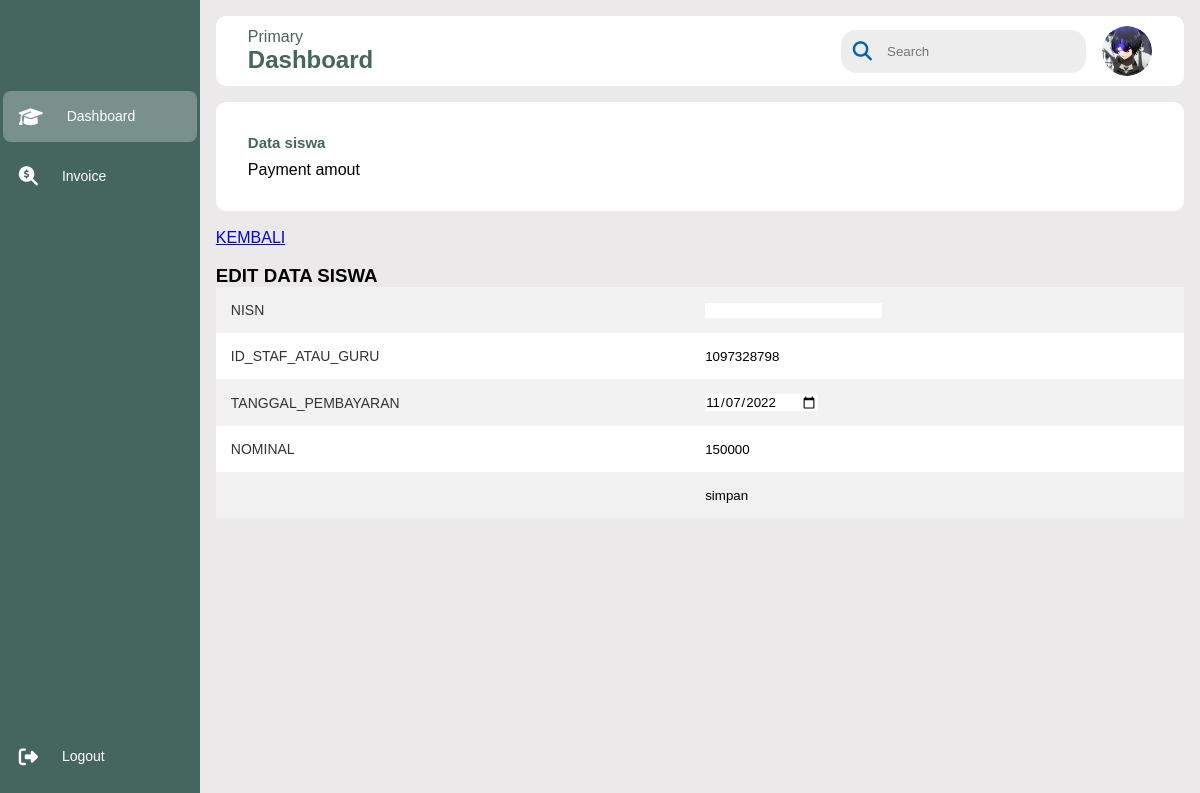
/admin/editpembayrn.php?ID_PEMBAYARAN=11276, run on the app's committed database.
### tables this page shows
CREATE TABLE `pembayaran` (
  `ID_PEMBAYARAN` int(30) NOT NULL,
  `ID_SISWA` int(30) NOT NULL,
  `ID_STAF_ATAU_GURU` int(30) NOT NULL,
  `TANGGAL_PEMBAYARAN` date NOT NULL,
  `NOMINAL` int(30) NOT NULL
);

### admin/editpembayrn.php (the view, shortened to what this page needs)
<!DOCTYPE html>
<html>
<head>
	<link rel="stylesheet" href="dash.css">
	<link
       rel="stylesheet"
       href="https://cdnjs.cloudflare.com/ajax/libs/font-awesome/6.4.0/css/all.min.css"
	   />
</head>
<body>
<div class="sidebar">
      	<div class="logo"></div>
      	<ul class="menu">
      		<li class="active">
      			<a href="dashboard2.php" >
      				<i class="fa-solid fa-graduation-cap"></i>
      				<span>Dashboard</span>
      			</a>
      		</li>
      		<li>
      			<a href="pembayaran.php">
				  <i class="fa-solid fa-magnifying-glass-dollar"></i>
      				<span>Invoice</span>
      			</a>
      		</li>
      		<li>
      		</li>
      		<li>
      		</li>
      		<li>
      		</li>
      		<li>
      		</li>
      		<li>
      		</li>
      		<li class="logout">
      			<a href="login.php">
      				<i class="fa-solid fa-right-from-bracket"></i>
      				<span>Logout</span>
      			</a>
      		</li>
		</ul>
	</div>
	<div class="main--content">
	    <div class="header--wrapper">
			<div class="header--title">
				<span>Primary</span>
				<h2>Dashboard</h2>
			</div>
			<div class="user--info">
			    <div class="search--box">
				<i class="fa-solid fa-search"></i>
				<input type="text"
				 placeholder="Search">
				 </div>
				 <img src="./image/img.png" alt=""/>
			</div>
		</div>
		<div class="card--container">
			<h3 class="main--title">Data siswa</h3>
			<div class="card--wrapper">
						<div class="amount">
							<span class="title">Payment amout</span>
						</div>
					</div>
				</div>
	<br/>
	<a href="pembayaran.php">KEMBALI</a>
	<br/>
	<br/>
	<h3>EDIT DATA SISWA</h3>
	<?php
	include "koneksi2.php";
	$ID_PEMBAYARAN = $_GET['ID_PEMBAYARAN'];
	$data= mysqli_query($koneksi,"SELECT * FROM pembayaran WHERE ID_PEMBAYARAN='$ID_PEMBAYARAN'")or die(mysql_error());
	while($d = mysqli_fetch_array($data)){
	?>
		<form method="post" action="updatepembayrn.php">
			<table class="1">
				<tr>
				<td>NISN</td>
				<td>
					<input type="NUMBER" name="NISN" value="<?php echo $d['NISN']; ?>">
	            </td>
				<tr>
					<td>ID_STAF_ATAU_GURU</td>
					<td><input type="NUMBER" name="ID_STAF_ATAU_GURU" value="<?php echo $d['ID_STAF_ATAU_GURU']; ?>"></td>
				</tr>
				<tr>
					<td>TANGGAL_PEMBAYARAN</td>
					<td><input type="DATE" name="TANGGAL_PEMBAYARAN" value="<?php echo $d['TANGGAL_PEMBAYARAN']; ?>"></td>
	            </tr>
                <tr>
					<td>NOMINAL</td>
					<td><input type="NUMBER" name="NOMINAL" value="<?php echo $d['NOMINAL']; ?>"></td>
	            </tr>
				<tr>
					<td></td>
					<td><input type="submit" value="simpan"></td>
				</tr>
			</table>
		</form>
		<?php
	}
	?>
</body>
</html>

### admin/dash.css (style rules this page uses)
* { margin: 0; padding: 0; border: none; outline: none; box-sizing: border-box; font-family: "Poppins", sans-serif; }
body { display: flex; }
.sidebar { position: sticky; top: 0; left: 0; bottom: 0; width: 240px; height: 100vh; padding: 0.17rem; color: #fff; overflow: hidden; transition: all 0.5s linear; background: #44665f; }
.logo { height: 80px; padding: 16px; }
.menu { height: 88%; position: relative; list-style: none; padding: 0; }
.menu li { padding: 1rem; margin: 8px 0; border-radius: 8px; transition: all 0.5s ease-in-out; }
.menu li:hover, .active { background: #e0e0e058; }
.menu a { color: #fff; font-size: 14px; text-decoration: none; display: flex; align-items: center; gap: 1.5rem; }
.menu a span { overflow: hidden; }
.menu a i { font-size: 1.2rem; }
.logout { position: absolute; bottom: 0; left: 0; width: 100%; }
.main--content { position: relative; background: #ebe9e9; width: 100%; padding: 1rem; }
.header--wrapper img { width: 50px; height: 50px; cursor: pointer; border-radius: 50%; }
.header--wrapper { display: flex; justify-content: space-between; align-items: center; flex-wrap: wrap; background: #fff; border-radius: 10px; padding: 10px 2rem; margin-bottom: 1rem; }
.header--title { color: #44665f; }
.user--info { display: flex; align-items: center; gap: 1rem; }
.search--box { background: rgba(237, 237, 237); border-radius: 15px; color: #0063b2; display: flex; align-items: center; gap: 5px; padding: 4px 12px; }
.search--box input { background: transparent; padding: 10px; }
.search--box i { font-size: 1.2rem; cursor: pointer; transition: all 0.5s ease-in-out; }
.card--container { background: #fff; padding: 2rem; border-radius: 10px; }
.main--title { color: #44665f; padding-bottom: 10px; font-size: 15px; }
table { width: 100%; border-collapse: collapse; }
td { padding: 15px; font-size: 14px; color: #333; }
tr:nth-child(even) { background: #fff; }

### data on the page
pembayaran: ID_STAF_ATAU_GURU "1097328798", TANGGAL_PEMBAYARAN "11/07/2022", NOMINAL "150000"
